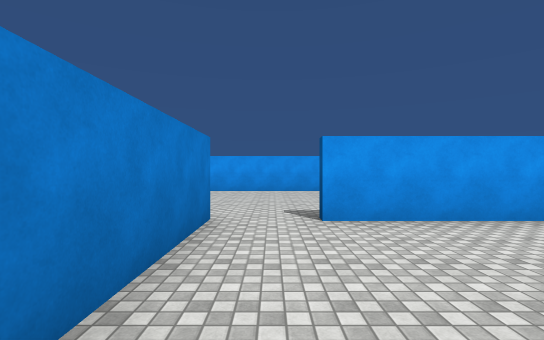
View 1 (above)

12 first-person views from a walk through a scene from a Unity 3-D project. The camera is 1.5 m above the floor, looks level and sees 85° across. The floor is counted in squares, 2 m on a side. Each view is taken from the middle of a square. On the plan, view 1 faces up. The plan holds only what a view shows up to about 10 squares ahead; the rest is blank. The place goes on beyond the plan. Surface patterns are stand-ins for the level's own textures.

View 2
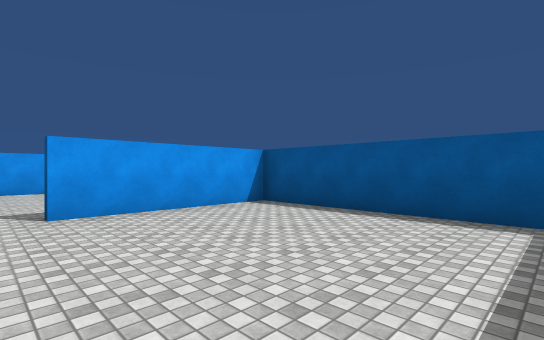

View 3
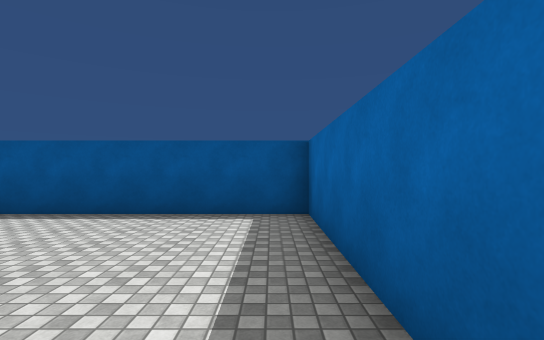

View 4
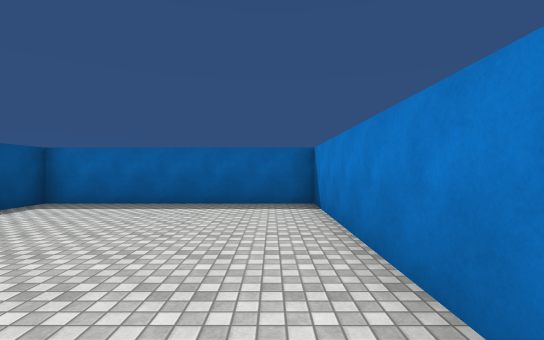

View 5
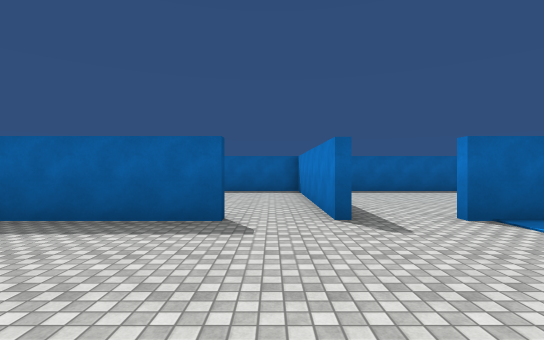

View 6
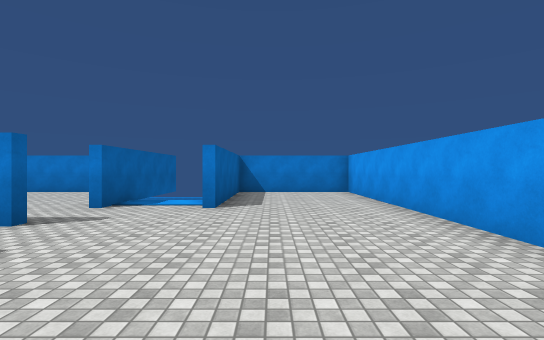

View 7
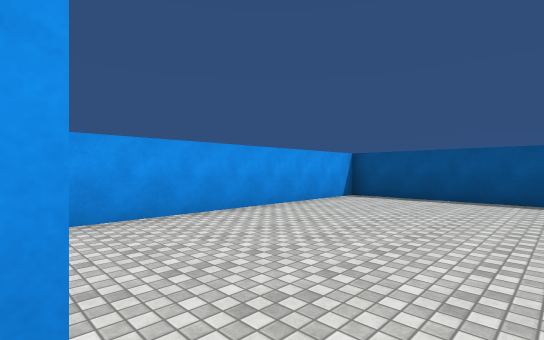

View 8
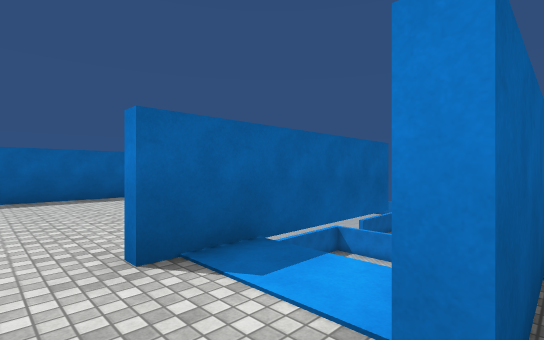

View 9
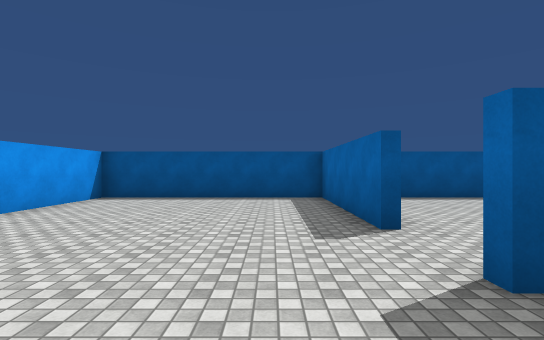

View 10
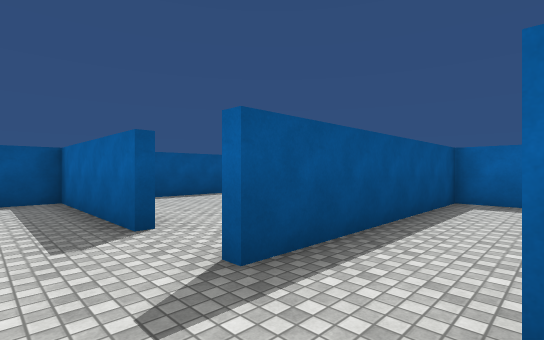

View 11
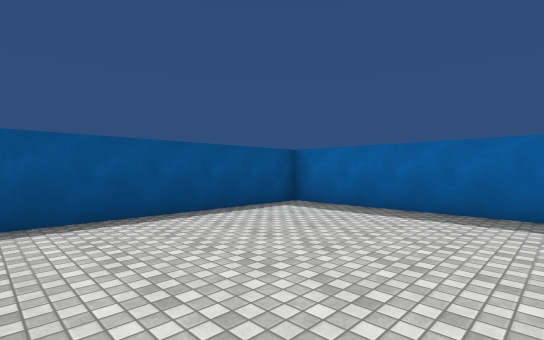

View 12
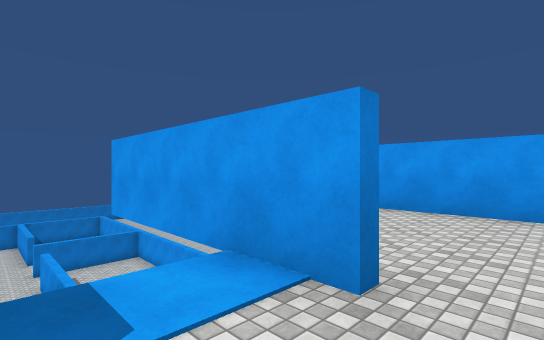

### Floor plan
Points are (right, up) in squares from view 1. A wall is a line through its corners. A room is listed if a view was taken in it or the views show most of it. See-through windows are left out.
Room 1 (views 1, 2, 3)
walls: (-0.9, 3.6) (-0.9, -1.6) (5.1, -1.6) (5.1, 4.4) (0.8, 4.4)
ways out: opening at (0, 4) to room 2
Room 2 (views 4, 5, 6, 7, 8, 9, 10, 11, 12)
walls: (-4.6, 4.6) (-2.9, 4.6); (-4.5, 6.9) (-2.9, 6.9); (-2.9, 6.6) (-4.8, 6.6); (-4.6, -1.6) (-1.2, -1.6) (-1.2, 4.6); (-0.9, 4.6) (-0.9, 3.6); (0.6, 4.6) (5.1, 4.6) (5.1, 10.6) (-4.8, 10.6)
ways out: opening at (0, 4) to room 1

Where each view was taken, in squares from view 1:
view 1: 0 up, 0 right, facing up
view 2: 1 down, 0 right, facing up-right
view 3: 1 down, 0 right, facing right
view 4: 5 up, 0 right, facing down
view 5: 9 up, 0 right, facing down
view 6: 8 up, 3 right, facing left
view 7: 6 up, 3 left, facing up-right
view 8: 7 up, 2 left, facing down-left
view 9: 6 up, 3 left, facing right
view 10: 6 up, 3 left, facing down-right
view 11: 4 up, 6 left, facing down-right
view 12: 5 up, 2 left, facing up-left
